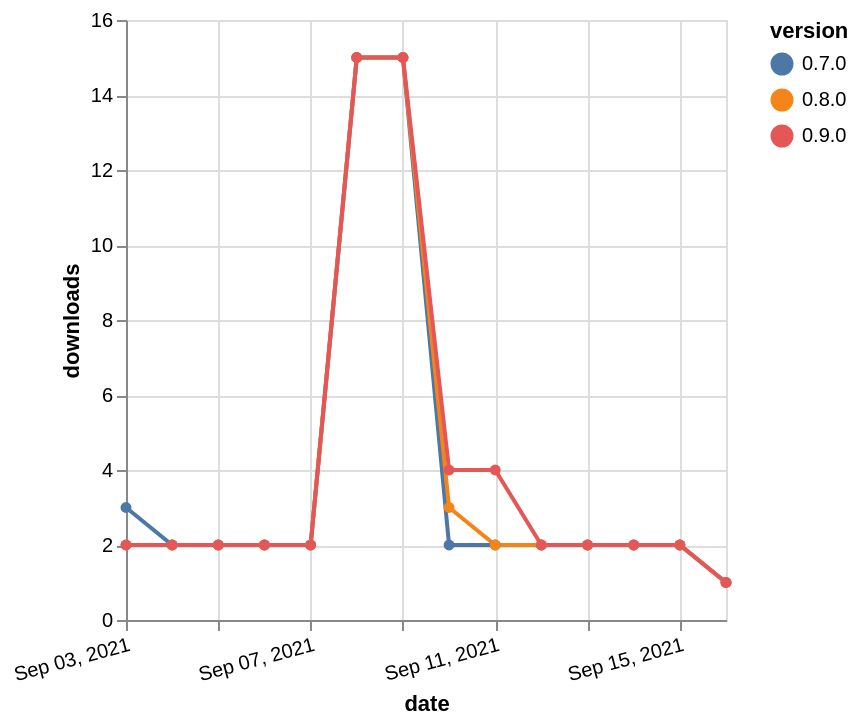

Vega-Lite specification stored for this chart:
### Vega-Lite specification from a JSON file in a GitHub repository (floating-point values rounded to 4 significant figures)
{"$schema": "https://vega.github.io/schema/vega-lite/v5.json", "description": "A simple bar chart with embedded data.", "data": {"values": [{"date": "2021-09-03", "total": 9629, "delta": 3, "version": "0.7.0"}, {"date": "2021-09-04", "total": 9631, "delta": 2, "version": "0.7.0"}, {"date": "2021-09-05", "total": 9633, "delta": 2, "version": "0.7.0"}, {"date": "2021-09-06", "total": 9635, "delta": 2, "version": "0.7.0"}, {"date": "2021-09-07", "total": 9637, "delta": 2, "version": "0.7.0"}, {"date": "2021-09-08", "total": 9652, "delta": 15, "version": "0.7.0"}, {"date": "2021-09-09", "total": 9667, "delta": 15, "version": "0.7.0"}, {"date": "2021-09-10", "total": 9669, "delta": 2, "version": "0.7.0"}, {"date": "2021-09-11", "total": 9671, "delta": 2, "version": "0.7.0"}, {"date": "2021-09-12", "total": 9673, "delta": 2, "version": "0.7.0"}, {"date": "2021-09-13", "total": 9675, "delta": 2, "version": "0.7.0"}, {"date": "2021-09-14", "total": 9677, "delta": 2, "version": "0.7.0"}, {"date": "2021-09-15", "total": 9679, "delta": 2, "version": "0.7.0"}, {"date": "2021-09-16", "total": 9680, "delta": 1, "version": "0.7.0"}, {"date": "2021-09-03", "total": 9385, "delta": 2, "version": "0.8.0"}, {"date": "2021-09-04", "total": 9387, "delta": 2, "version": "0.8.0"}, {"date": "2021-09-05", "total": 9389, "delta": 2, "version": "0.8.0"}, {"date": "2021-09-06", "total": 9391, "delta": 2, "version": "0.8.0"}, {"date": "2021-09-07", "total": 9393, "delta": 2, "version": "0.8.0"}, {"date": "2021-09-08", "total": 9408, "delta": 15, "version": "0.8.0"}, {"date": "2021-09-09", "total": 9423, "delta": 15, "version": "0.8.0"}, {"date": "2021-09-10", "total": 9426, "delta": 3, "version": "0.8.0"}, {"date": "2021-09-11", "total": 9428, "delta": 2, "version": "0.8.0"}, {"date": "2021-09-12", "total": 9430, "delta": 2, "version": "0.8.0"}, {"date": "2021-09-13", "total": 9432, "delta": 2, "version": "0.8.0"}, {"date": "2021-09-14", "total": 9434, "delta": 2, "version": "0.8.0"}, {"date": "2021-09-15", "total": 9436, "delta": 2, "version": "0.8.0"}, {"date": "2021-09-16", "total": 9437, "delta": 1, "version": "0.8.0"}, {"date": "2021-09-03", "total": 10102, "delta": 2, "version": "0.9.0"}, {"date": "2021-09-04", "total": 10104, "delta": 2, "version": "0.9.0"}, {"date": "2021-09-05", "total": 10106, "delta": 2, "version": "0.9.0"}, {"date": "2021-09-06", "total": 10108, "delta": 2, "version": "0.9.0"}, {"date": "2021-09-07", "total": 10110, "delta": 2, "version": "0.9.0"}, {"date": "2021-09-08", "total": 10125, "delta": 15, "version": "0.9.0"}, {"date": "2021-09-09", "total": 10140, "delta": 15, "version": "0.9.0"}, {"date": "2021-09-10", "total": 10144, "delta": 4, "version": "0.9.0"}, {"date": "2021-09-11", "total": 10148, "delta": 4, "version": "0.9.0"}, {"date": "2021-09-12", "total": 10150, "delta": 2, "version": "0.9.0"}, {"date": "2021-09-13", "total": 10152, "delta": 2, "version": "0.9.0"}, {"date": "2021-09-14", "total": 10154, "delta": 2, "version": "0.9.0"}, {"date": "2021-09-15", "total": 10156, "delta": 2, "version": "0.9.0"}, {"date": "2021-09-16", "total": 10157, "delta": 1, "version": "0.9.0"}]}, "width": "container", "mark": {"type": "line", "point": {"filled": true}}, "encoding": {"x": {"field": "date", "type": "temporal", "timeUnit": "yearmonthdate", "title": "date", "axis": {"labelAngle": -15}}, "y": {"field": "delta", "type": "quantitative", "title": "downloads"}, "color": {"field": "version", "type": "nominal"}, "tooltip": {"field": "delta"}}}
